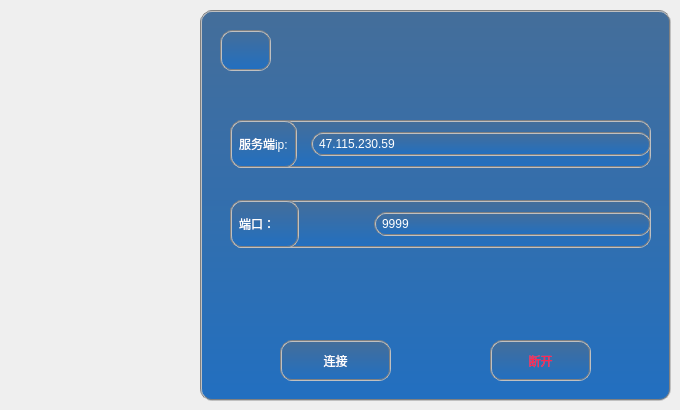
      <widget class="QWidget" name="setting">
       <widget class="QWidget" name="widget" native="true">
        <property name="geometry">
         <rect>
          <x>200</x>
          <y>10</y>
          <width>471</width>
          <height>391</height>
         </rect>
        </property>
        <property name="styleSheet">
         <string notr="true">border:2px groove gray;
	border-radius:12px;
	padding:2px 4px;
	background: qlineargradient(spread:padding-bottom, x1:0, y1:0, x2:0, y2:1, stop:0 #446E9A, stop:1 #226FC0);</string>
        </property>
        <widget class="QWidget" name="layoutWidget">
         <property name="geometry">
          <rect>
           <x>30</x>
           <y>110</y>
           <width>421</width>
           <height>48</height>
          </rect>
         </property>
         <layout class="QHBoxLayout" name="horizontalLayout_13" stretch="1,1,40">
          <item>
           <widget class="QLabel" name="label_21">
            <property name="styleSheet">
             <string notr="true">font: 75 20pt &quot;楷体&quot;;
color: rgb(255, 255, 255);</string>
            </property>
            <property name="text">
             <string>服务端ip:</string>
            </property>
           </widget>
          </item>
          <item>
           <spacer name="horizontalSpacer_23">
            <property name="orientation">
             <enum>Qt::Horizontal</enum>
            </property>
            <property name="sizeHint" stdset="0">
             <size>
              <width>40</width>
              <height>20</height>
             </size>
            </property>
           </spacer>
          </item>
          <item>
           <widget class="QLineEdit" name="ip_line">
            <property name="styleSheet">
             <string notr="true">font: 75 15pt &quot;楷体&quot;;
color: rgb(255, 255, 255);</string>
            </property>
            <property name="text">
             <string>47.115.230.59</string>
            </property>
           </widget>
          </item>
         </layout>
        </widget>
        <widget class="QWidget" name="layoutWidget">
         <property name="geometry">
          <rect>
           <x>30</x>
           <y>190</y>
           <width>421</width>
           <height>48</height>
          </rect>
         </property>
         <layout class="QHBoxLayout" name="horizontalLayout_14" stretch="1,1,4">
          <item>
           <widget class="QLabel" name="label_22">
            <property name="styleSheet">
             <string notr="true">font: 75 20pt &quot;楷体&quot;;
color: rgb(255, 255, 255);</string>
            </property>
            <property name="text">
             <string>端口：</string>
            </property>
           </widget>
          </item>
          <item>
           <spacer name="horizontalSpacer_22">
            <property name="orientation">
             <enum>Qt::Horizontal</enum>
            </property>
            <property name="sizeHint" stdset="0">
             <size>
              <width>20</width>
              <height>20</height>
             </size>
            </property>
           </spacer>
          </item>
          <item>
           <widget class="QLineEdit" name="port_line">
            <property name="styleSheet">
             <string notr="true">font: 75 18pt &quot;楷体&quot;;
color: rgb(255, 255, 255);</string>
            </property>
            <property name="text">
             <string>9999</string>
            </property>
           </widget>
          </item>
         </layout>
        </widget>
        <widget class="QPushButton" name="btn_connect">
         <property name="geometry">
          <rect>
           <x>80</x>
           <y>330</y>
           <width>111</width>
           <height>41</height>
          </rect>
         </property>
         <property name="styleSheet">
          <string notr="true">font: 75 20pt &quot;楷体&quot;;
color: rgb(255, 255, 255);</string>
         </property>
         <property name="text">
          <string>连接</string>
         </property>
        </widget>
        <widget class="QPushButton" name="btn_disconnect">
         <property name="geometry">
          <rect>
           <x>290</x>
           <y>330</y>
           <width>101</width>
           <height>41</height>
          </rect>
         </property>
         <property name="styleSheet">
          <string notr="true">font: 75 20pt &quot;楷体&quot;;
color: rgb(255, 39, 78);</string>
         </property>
         <property name="text">
          <string>断开</string>
         </property>
        </widget>
        <widget class="QLabel" name="status">
         <property name="geometry">
          <rect>
           <x>20</x>
           <y>20</y>
           <width>51</width>
           <height>41</height>
          </rect>
         </property>
         <property name="styleSheet">
          <string notr="true"/>
         </property>
         <property name="text">
          <string/>
         </property>
        </widget>
       </widget>
      </widget>
